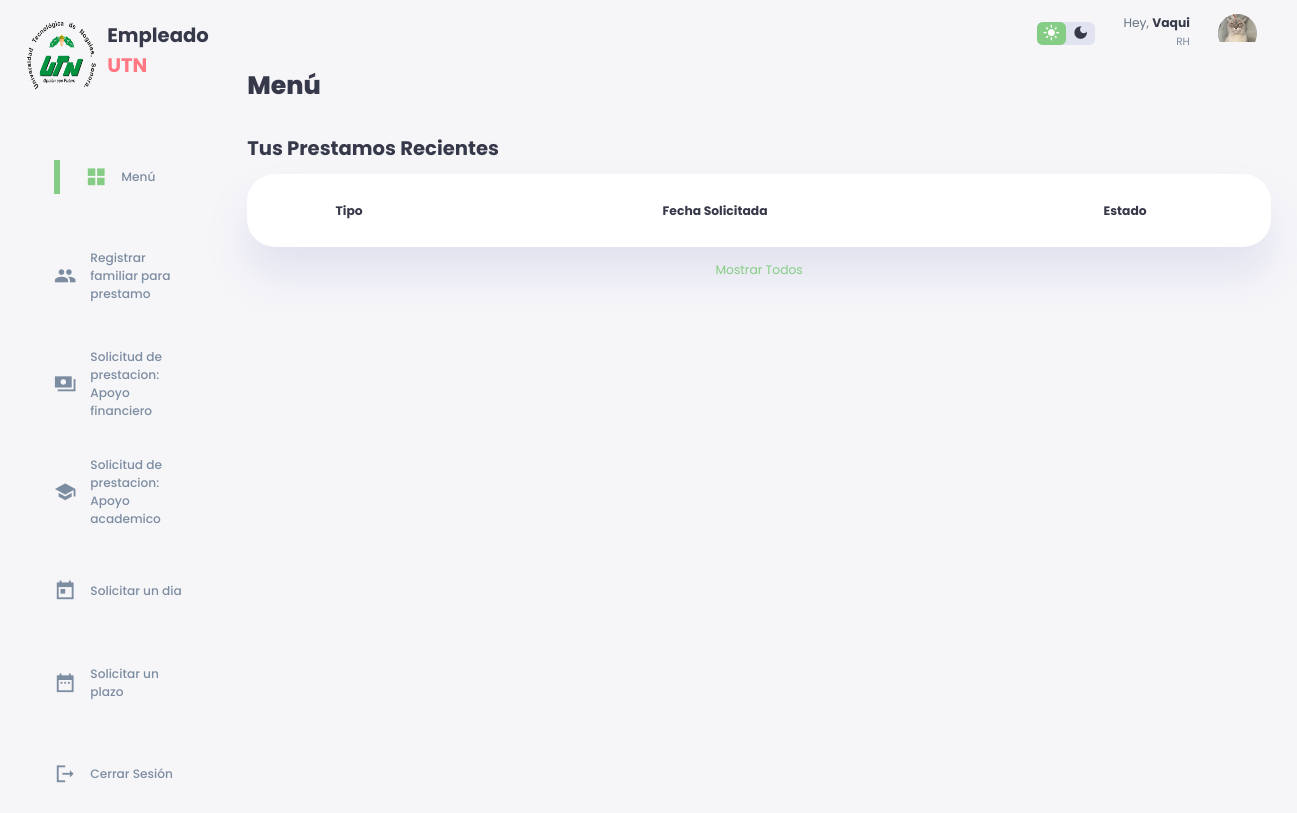
The app's page /indexEmpleado.php (signed in), older data.
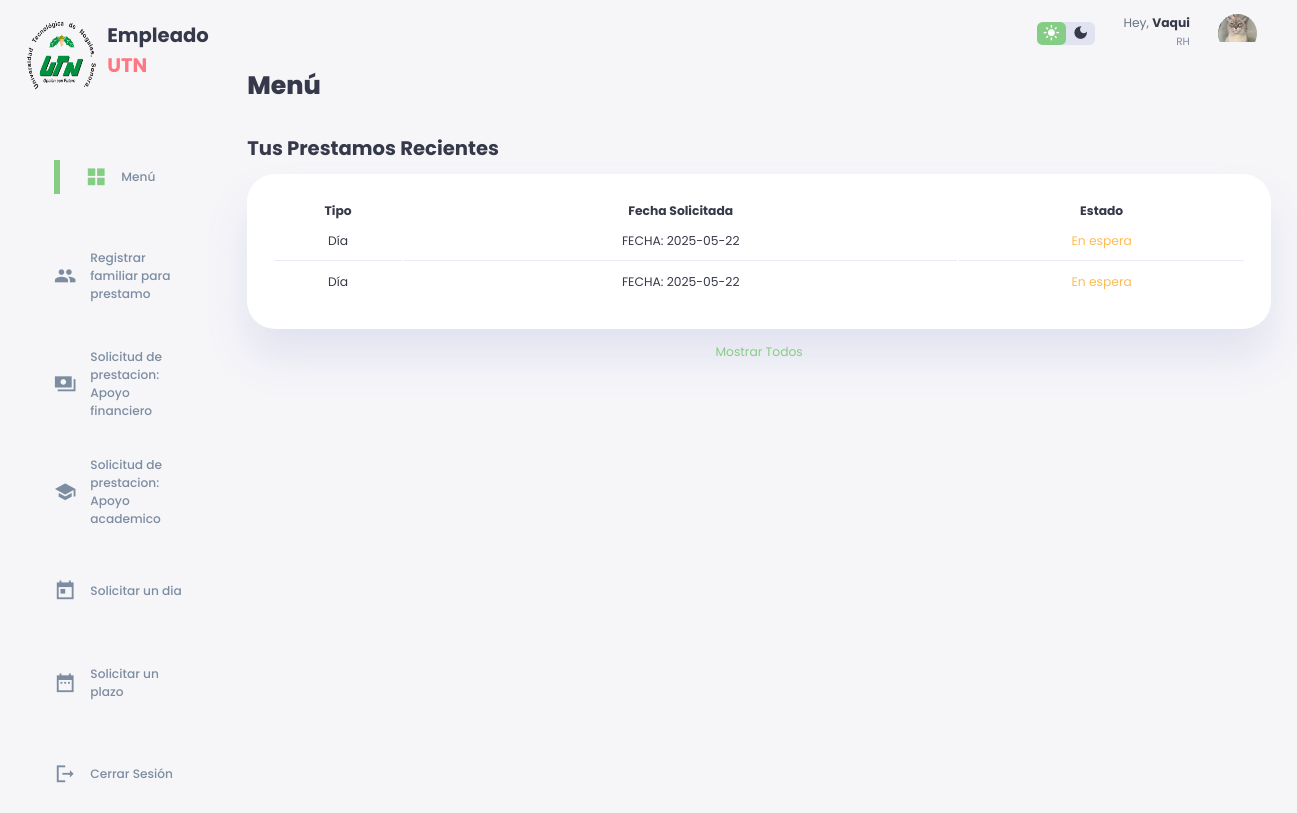
The same page, newer data.
### tables this page shows
CREATE TABLE `empleado_prestacion` (
  `Numero_Empleado` int(11) NOT NULL,
  `Id_Prestacion` int(11) NOT NULL,
  `Tipo` varchar(40) NOT NULL,
  `Fecha_Solicitada` date NOT NULL DEFAULT current_timestamp(),
  `Fecha_Otorgada` date DEFAULT NULL
);

### indexEmpleado.php (the view, shortened to what this page needs)
<?php
require_once("conn.php");
?>
<!DOCTYPE html>
<html lang="en">
<head>
    <link rel="stylesheet" href="./styleEmpleado.css">
</head>
<body>
    <div class="container">
        <aside>
            <div class="top">
                <div class="logo">
                        <img src="./images/logo.png.png">
                        <h2>Empleado<span class="danger">
                            UTN</span> </h2>
                </div>
            </div>
            <div class="sidebar">
                <a href="index.php" class="active">
                    <span class="material-icons-sharp">grid_view</span>
                    <h3>Menú</h3>
                </a>
                <a href="registrarfamiliares.php">
                    <span class="material-icons-sharp">people</span>
                    <h3>Registrar familiar para prestamo</h3>
                </a>
                <a href="SOLICITUDprestacionesfinancieras.php">
                    <span class="material-icons-sharp">payments</span>
                    <h3>Solicitud de prestacion: Apoyo financiero</h3>
                </a>
                <a href="SOLICITUDprestacionapoyoacademico.php">
                    <span class="material-icons-sharp">school</span>
                    <h3>Solicitud de prestacion: Apoyo academico</h3>
                </a>
                <a href="SOLICITUDprestaciondia.php">
                    <span class="material-icons-sharp">today</span>
                    <h3>Solicitar un dia</h3>
                </a>
                <a href="SOLICITUDprestacionplazo.php">
                    <span class="material-icons-sharp">date_range</span>
                    <h3>Solicitar un plazo</h3>
                </a>
                <a href="#" onclick="event.preventDefault(); document.getElementById('logout-form').submit();">
                    <span class="material-icons-sharp">logout</span>
                    <h3>Cerrar Sesión</h3>
                </a>
            </div>
        </aside>
    <div class="contenido">
        <div class="top">
                <div class="theme-toggler">
                    <span class="material-icons-sharp active">light_mode</span>
                    <span class="material-icons-sharp">dark_mode</span>
                </div>
                <div class="profile">
                    <div class="info">
                    <?php
                    echo '<p>Hey, <b>'.htmlspecialchars($_SESSION['Nombre_Empleado']).'</b></p>
                        <small class="text-muted">'.htmlspecialchars($_SESSION['Area']).'</small>';
                    ?>
                    </div>
                    <div class="profile-photo">
                        <img src="./images/profile-1.jpg.jpeg">
                    </div>
                </div>
        </div>
        <main>
            <h1>Menú</h1>
            <div class="prestamos-recientes">
                <h2>Tus Prestamos Recientes</h2>
                <table>
                    <thead>
                        <tr>
                    <th>Tipo</th>
                    <th>Fecha Solicitada</th>
                    <th>Estado</th>
                    </thead>
                    <tbody>
            <?php
                    $querySPR = $conn->prepare("SELECT * FROM empleado_prestacion WHERE Numero_Empleado = ? ORDER BY Fecha_Solicitada DESC LIMIT 6");
                    $querySPR->bind_param("i", $_SESSION['Numero_Empleado']);
                    $querySPR->execute();
                    $resultSPR = $querySPR->get_result();
                    while($rowSPR = $resultSPR->fetch_assoc())
                    {
                      echo "<div class='benefits-container'>";
                      echo "<td>".$rowSPR['Tipo']."</td>";
                      echo "<td>FECHA: ".$rowSPR['Fecha_Solicitada']."</td>";
                        if (is_null($rowSPR['Fecha_Otorgada']))
                        {
                            echo "<td class=".'warning'.">En espera</td>";
                        }
                        else
                        {
                            echo "<td class=".'success'.">Concedido</td>";
                        }
                    }
            ?>
                    </tbody>
                </table>
                <a href="">Mostrar Todos</a>
            </div>
        </main>
    </div>
</div>
</body>
</html>

Row changes from the older to the newer data that the page shows:
added empleado_prestacion: Tipo "Día", Fecha_Solicitada "2025-05-22", shows "En espera"
added empleado_prestacion: Tipo "Día", Fecha_Solicitada "2025-05-22", shows "En espera"
